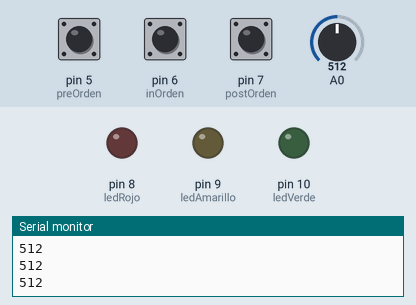
The sketch below on a simulated Arduino Uno, built with avr-gcc and run on an emulated ATmega328P. Parts: output pins drawn as LEDs (lit = HIGH), the last lines printed to the serial monitor. The test bench sets the inputs (shaded band); at power-on: pin 5 (preOrden) HIGH, pin 6 (inOrden) HIGH, pin 7 (postOrden) HIGH, A0 = 512.

Above: at 1.2 s.
1.3 s: pin 5 (preOrden) pulled LOW for 0.15 s
At 1.7 s:
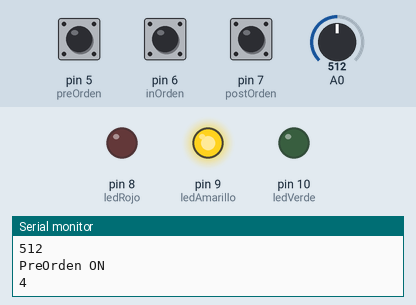
4.4 s: pin 6 (inOrden) pulled LOW for 1 s
At 5.7 s:
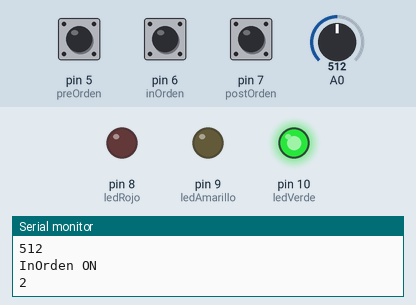
8.4 s: pin 7 (postOrden) pulled LOW for 1 s
At 10.7 s:
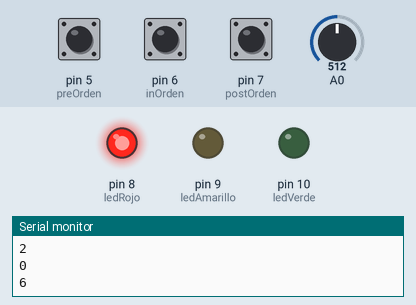
12.4 s: pin 7 (postOrden) pulled LOW for 3.2 s
At 16.8 s:
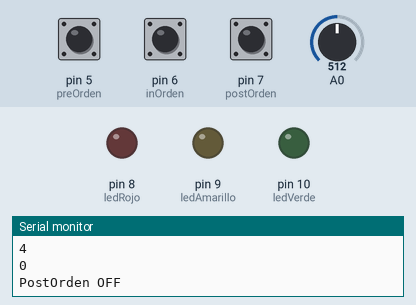
17.3 s: pin 7 (postOrden) pulled LOW for 0.15 s
At 17.7 s:
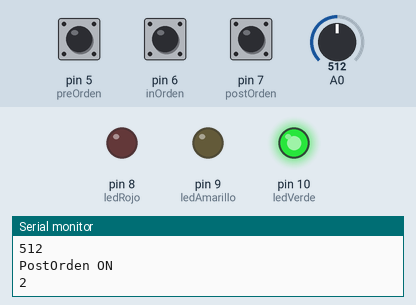
Timing chart, 0 to 21.3 s (numbered marks = the images above; inputs shaded):
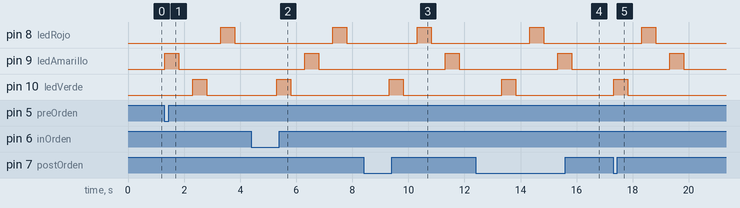

The sketch:

potenciometro.ino
```cpp
//Variables
int ledVerde = 10, ledAmarillo = 9, ledRojo = 8; //LEDs
int preOrden = 5, inOrden = 6, postOrden = 7; //botones
bool leerPoten = true;

void setup() {
  //LEDs
  pinMode(ledVerde, OUTPUT);
  pinMode(ledAmarillo, OUTPUT);
  pinMode(ledRojo, OUTPUT);

  //Botones
  pinMode(preOrden, INPUT_PULLUP);
  pinMode(inOrden, INPUT_PULLUP);
  pinMode(postOrden, INPUT_PULLUP);

  Serial.begin(9600);
}

void loop() {
  // Leer potenciómetro
  if(leerPoten){
    int poten = analogRead(A0);
    Serial.println(poten);
    delay(5);
  }

  //Leer el estado de los botones
  int estadoPreOrden = digitalRead(preOrden);
  int estadoInOrden = digitalRead(inOrden);
  int estadoPostOrden = digitalRead(postOrden);

  //LEDs ON cuando el estado del boton sea LOW
  if (estadoPreOrden == LOW) {
    // Pre-orden
    Serial.println("PreOrden ON");
    digitalWrite(ledAmarillo, HIGH);
    Serial.println(4);
    delay(500);
    digitalWrite(ledAmarillo, LOW);
    Serial.println(0);
    delay(500);
    digitalWrite(ledVerde, HIGH);
    Serial.println(2);
    delay(500);
    digitalWrite(ledVerde, LOW);
    Serial.println(0);
    delay(500);
    digitalWrite(ledRojo, HIGH);
    Serial.println(6);
    delay(500);
    digitalWrite(ledRojo, LOW);
    Serial.println(0);
    delay(500);
    Serial.println("PreOrden OFF");
    delay(1000);
  }

  if (estadoInOrden == LOW) {
    // In-orden
    Serial.println("InOrden ON");
    digitalWrite(ledVerde, HIGH);
    Serial.println(2);
    delay(500);
    digitalWrite(ledVerde, LOW);
    Serial.println(0);
    delay(500);
    digitalWrite(ledAmarillo, HIGH);
    Serial.println(4);
    delay(500);
    digitalWrite(ledAmarillo, LOW);
    Serial.println(0);
    delay(500);
    digitalWrite(ledRojo, HIGH);
    Serial.println(6);
    delay(500);
    digitalWrite(ledRojo, LOW);
    Serial.println(0);
    delay(500);
    Serial.println("InOrden OFF");
    delay(1000);
  }

  if (estadoPostOrden == LOW) {
    // Post-orden
    Serial.println("PostOrden ON");
    digitalWrite(ledVerde, HIGH);
    Serial.println(2);
    delay(500);
    digitalWrite(ledVerde, LOW);
    Serial.println(0);
    delay(500);
    digitalWrite(ledRojo, HIGH);
    Serial.println(6);
    delay(500);
    digitalWrite(ledRojo, LOW);
    Serial.println(0);
    delay(500);
    digitalWrite(ledAmarillo, HIGH);
    Serial.println(4);
    delay(500);
    digitalWrite(ledAmarillo, LOW);
    Serial.println(0);
    delay(500);
    Serial.println("PostOrden OFF");
    delay(1000);
  }

}
```

Measured:
- after the input at 1.3 s, pin 8 (ledRojo): LOW → HIGH after 2.0 s, → LOW 0.50 s later; pin 9 (ledAmarillo): LOW → HIGH at once, → LOW 0.50 s later; pin 10 (ledVerde): LOW → HIGH after 1.0 s, → LOW 0.50 s later
- after the input at 4.4 s, pin 8 (ledRojo): LOW → HIGH after 2.9 s, → LOW 0.50 s later; pin 9 (ledAmarillo): LOW → HIGH after 1.9 s, → LOW 0.50 s later; pin 10 (ledVerde): LOW → HIGH after 0.91 s, → LOW 0.50 s later
- after the input at 8.4 s, pin 8 (ledRojo): LOW → HIGH after 1.9 s, → LOW 0.50 s later; pin 9 (ledAmarillo): LOW → HIGH after 2.9 s, → LOW 0.50 s later; pin 10 (ledVerde): LOW → HIGH after 0.92 s, → LOW 0.50 s later
- after the input at 12.4 s, pin 8 (ledRojo): LOW → HIGH after 1.9 s, → LOW 0.50 s later; pin 9 (ledAmarillo): LOW → HIGH after 2.9 s, → LOW 0.50 s later; pin 10 (ledVerde): LOW → HIGH after 0.92 s, → LOW 0.50 s later
- after the input at 17.3 s, pin 8 (ledRojo): LOW → HIGH after 1.0 s, → LOW 0.50 s later; pin 9 (ledAmarillo): LOW → HIGH after 2.0 s, → LOW 0.50 s later; pin 10 (ledVerde): LOW → HIGH at once, → LOW 0.50 s later
